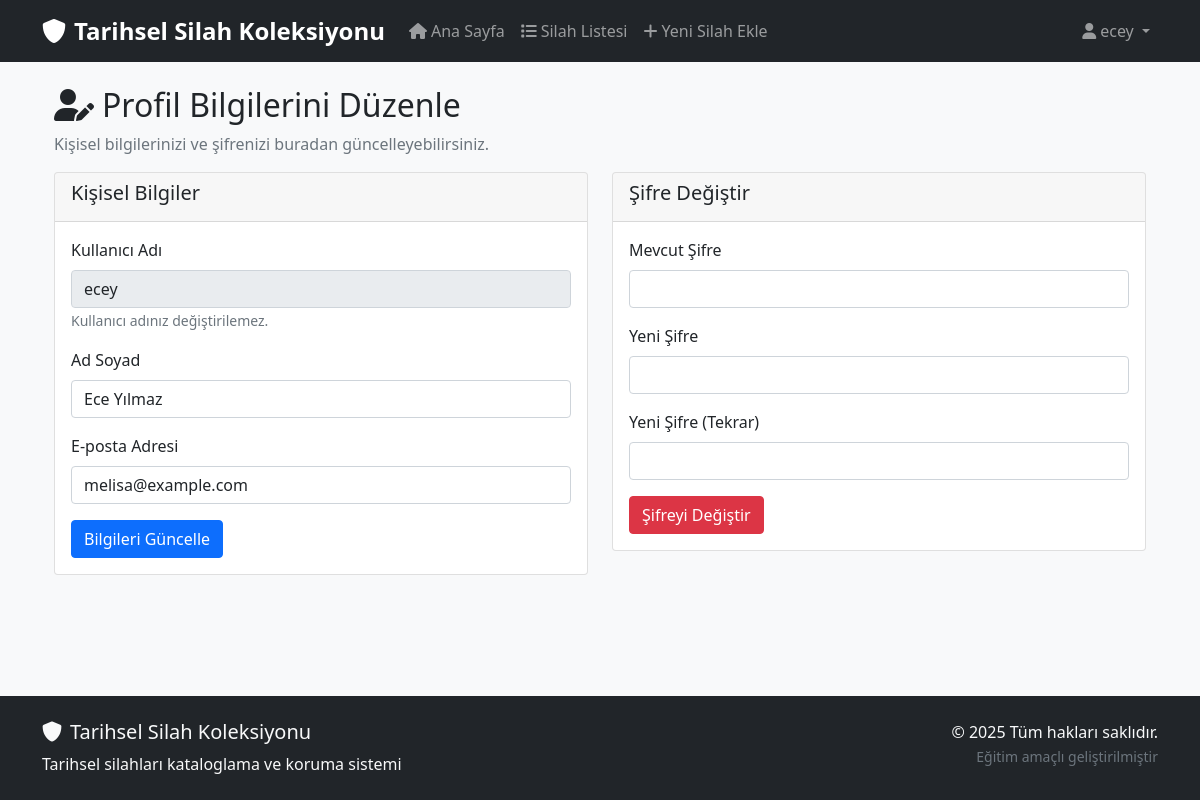
Screenshot of /auth/profile.php (signed in) with the database file from the repository.
### tables this page shows
CREATE TABLE users (
    id INT AUTO_INCREMENT PRIMARY KEY,
    username VARCHAR(50) NOT NULL UNIQUE,
    email VARCHAR(100) NOT NULL UNIQUE,
    password_hash VARCHAR(255) NOT NULL,
    full_name VARCHAR(100) NULL,
    created_at TIMESTAMP DEFAULT CURRENT_TIMESTAMP
);

### classes/database.php (called while the page is built, shortened)
<?php
class Database {
    private $pdo;
    public function __construct() {
        $this->pdo = null;
        $dsn = "mysql:host=" . DB_HOST . ";dbname=" . DB_NAME . ";charset=" . DB_CHARSET;
        $options = [
            PDO::ATTR_ERRMODE => PDO::ERRMODE_EXCEPTION,
            PDO::ATTR_DEFAULT_FETCH_MODE => PDO::FETCH_ASSOC,
            PDO::ATTR_EMULATE_PREPARES => false,
        ];
        try {
            $this->pdo = new PDO($dsn, DB_USER, DB_PASS, $options);
        } catch (PDOException $e) {
            throw new Exception("Veritabanı bağlantısı başarısız oldu. Sunucu adresi doğru mu? Detay: " . $e->getMessage());
        }
    }
    public function getConnection() {
        return $this->pdo;
    }
}
?>

### classes/user.php (called while the page is built, shortened)
<?php
class User {
    private $conn;
    public function __construct($conn) {
        $this->conn = $conn;
    }
    public function getUserById($id) {
        $sql = "SELECT id, username, email, full_name, created_at FROM users WHERE id = :id";
        try {
            $stmt = $this->conn->prepare($sql);
            $stmt->bindParam(':id', $id);
            $stmt->execute();
            return $stmt->fetch();
        } catch (Exception $e) {
            $this->logError("Kullanıcı getir hatası: " . $e->getMessage() . " | Girdi: id=$id");
            return false;
        }
    }
}

### auth/profile.php (the view, shortened to what this page needs)
<?php
require_once '../classes/database.php';
require_once '../classes/user.php';
$db = new Database();
$userObj = new User($db->getConnection());
$userId = $_SESSION['user_id'];
$currentUser = $userObj->getUserById($userId);
include '../includes/header.php';
?>
<div class="container">
    <h2><i class="fas fa-user-edit me-2"></i>Profil Bilgilerini Düzenle</h2>
    <p class="text-muted">Kişisel bilgilerinizi ve şifrenizi buradan güncelleyebilirsiniz.</p>
    <div class="row">
        <div class="col-md-6">
            <div class="card">
                <div class="card-header">
                    <h5>Kişisel Bilgiler</h5>
                </div>
                <div class="card-body">
                    <form method="POST" action="">
                        <div class="mb-3">
                            <label for="username" class="form-label">Kullanıcı Adı</label>
                            <input type="text" class="form-control" id="username" value="<?php echo htmlspecialchars($currentUser['username']); ?>" disabled>
                            <small class="form-text text-muted">Kullanıcı adınız değiştirilemez.</small>
                        </div>
                        <div class="mb-3">
                            <label for="full_name" class="form-label">Ad Soyad</label>
                            <input type="text" class="form-control" id="full_name" name="full_name" value="<?php echo htmlspecialchars($currentUser['full_name']); ?>" required>
                        </div>
                        <div class="mb-3">
                            <label for="email" class="form-label">E-posta Adresi</label>
                            <input type="email" class="form-control" id="email" name="email" value="<?php echo htmlspecialchars($currentUser['email']); ?>" required>
                        </div>
                        <button type="submit" name="update_info" class="btn btn-primary">Bilgileri Güncelle</button>
                    </form>
                </div>
            </div>
        </div>
        <div class="col-md-6">
            <div class="card">
                <div class="card-header">
                    <h5>Şifre Değiştir</h5>
                </div>
                <div class="card-body">
                    <form method="POST" action="">
                        <div class="mb-3">
                            <label for="current_password" class="form-label">Mevcut Şifre</label>
                            <input type="password" class="form-control" id="current_password" name="current_password" required>
                        </div>
                        <div class="mb-3">
                            <label for="new_password" class="form-label">Yeni Şifre</label>
                            <input type="password" class="form-control" id="new_password" name="new_password" required>
                        </div>
                        <div class="mb-3">
                            <label for="confirm_password" class="form-label">Yeni Şifre (Tekrar)</label>
                            <input type="password" class="form-control" id="confirm_password" name="confirm_password" required>
                        </div>
                        <button type="submit" name="update_password" class="btn btn-danger">Şifreyi Değiştir</button>
                    </form>
                </div>
            </div>
        </div>
    </div>
</div>
<?php include '../includes/footer.php'; ?>

### css/style.css (style rules this page uses)
body { background-color: #f8f9fa; font-family: 'Segoe UI', Tahoma, Geneva, Verdana, sans-serif; }
html, body { height: 100%; }

### rows the page displays
users: username "ecey", full_name "Ece Yılmaz", email "melisa@example.com"

### other values shown
$_SESSION['username'] "ecey"
